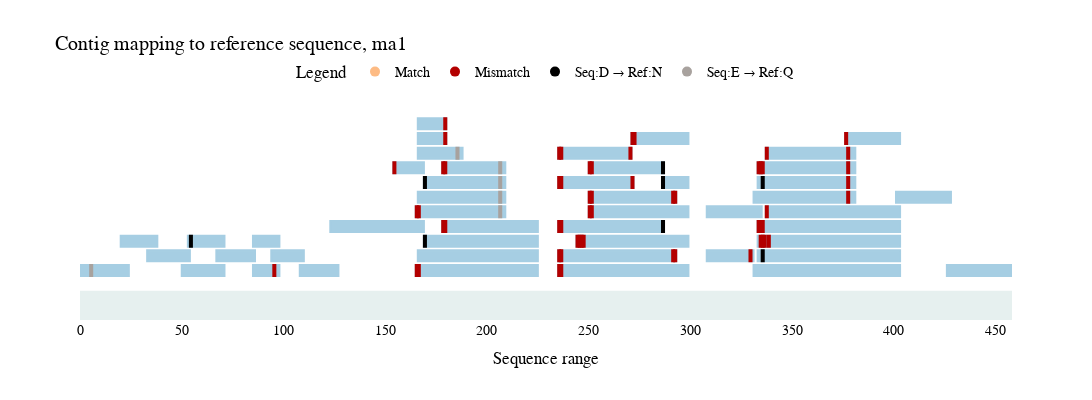

Notebook code for this chart:
### Code cell
map.mapping_substitutions(mapped_sequences = mapped_contigs,
                          prot_seq = protein_norm,
                          title= f"Contig mapping to reference sequence, {run}",
                          contig_colors = get_colors_from_run("nanobodies", is_scaffold=False),
                          match_color = get_colors_from_run("bsa", is_scaffold=False),
                          output_file=f"fig_X_{run}_substitution_map_contigs_dbg.svg",
                          output_folder="."
                          )

### Figure 1 — Plotly figure (JSON) as saved in the notebook; plotly's stock layout.template omitted (floating-point values rounded to 4 significant figures)
{"data": [{"marker": {"color": "#fdbb84", "size": 10}, "mode": "markers", "name": "Match", "type": "scatter", "x": [null], "y": [null]}, {"marker": {"color": "#b30000", "size": 10}, "mode": "markers", "name": "Mismatch", "type": "scatter", "x": [null], "y": [null]}, {"marker": {"color": "#000000", "size": 10}, "mode": "markers", "name": "Seq:D → Ref:N", "type": "scatter", "x": [null], "y": [null]}, {"marker": {"color": "#A8A29E", "size": 10}, "mode": "markers", "name": "Seq:E → Ref:Q", "type": "scatter", "x": [null], "y": [null]}], "layout": {"font": {"color": "black", "family": "Arial, sans-serif", "size": 14}, "height": 400, "legend": {"orientation": "h", "title": {"text": "Legend"}, "x": 0.5, "xanchor": "center", "y": 1.05, "yanchor": "bottom"}, "plot_bgcolor": "white", "shapes": [{"fillcolor": "#e6f0ef", "line": {"width": 0}, "type": "rect", "x0": 0, "x1": 458, "y0": 0, "y1": 0.2}, {"fillcolor": "#a6cee3", "line": {"color": "#a6cee3"}, "type": "rect", "x0": 331, "x1": 403, "y0": 0.3, "y1": 0.375}, {"fillcolor": "#a6cee3", "line": {"color": "#a6cee3"}, "type": "rect", "x0": 333, "x1": 403, "y0": 0.4, "y1": 0.475}, {"fillcolor": "#000000", "line": {"color": "#000000"}, "type": "rect", "x0": 335, "x1": 336, "y0": 0.4, "y1": 0.475}, {"fillcolor": "#a6cee3", "line": {"color": "#a6cee3"}, "type": "rect", "x0": 333, "x1": 403, "y0": 0.5, "y1": 0.575}, {"fillcolor": "#b30000", "line": {"color": "#b30000"}, "type": "rect", "x0": 334, "x1": 335, "y0": 0.5, "y1": 0.575}, {"fillcolor": "#b30000", "line": {"color": "#b30000"}, "type": "rect", "x0": 335, "x1": 336, "y0": 0.5, "y1": 0.575}, {"fillcolor": "#b30000", "line": {"color": "#b30000"}, "type": "rect", "x0": 336, "x1": 337, "y0": 0.5, "y1": 0.575}, {"fillcolor": "#b30000", "line": {"color": "#b30000"}, "type": "rect", "x0": 338, "x1": 339, "y0": 0.5, "y1": 0.575}, {"fillcolor": "#a6cee3", "line": {"color": "#a6cee3"}, "type": "rect", "x0": 333, "x1": 403, "y0": 0.6, "y1": 0.675}, {"fillcolor": "#b30000", "line": {"color": "#b30000"}, "type": "rect", "x0": 333, "x1": 334, "y0": 0.6, "y1": 0.675}, {"fillcolor": "#b30000", "line": {"color": "#b30000"}, "type": "rect", "x0": 334, "x1": 335, "y0": 0.6, "y1": 0.675}, {"fillcolor": "#b30000", "line": {"color": "#b30000"}, "type": "rect", "x0": 335, "x1": 336, "y0": 0.6, "y1": 0.675}, {"fillcolor": "#a6cee3", "line": {"color": "#a6cee3"}, "type": "rect", "x0": 337, "x1": 403, "y0": 0.7, "y1": 0.775}, {"fillcolor": "#b30000", "line": {"color": "#b30000"}, "type": "rect", "x0": 337, "x1": 338, "y0": 0.7, "y1": 0.775}, {"fillcolor": "#a6cee3", "line": {"color": "#a6cee3"}, "type": "rect", "x0": 235, "x1": 299, "y0": 0.3, "y1": 0.375}, {"fillcolor": "#b30000", "line": {"color": "#b30000"}, "type": "rect", "x0": 235, "x1": 236, "y0": 0.3, "y1": 0.375}, {"fillcolor": "#b30000", "line": {"color": "#b30000"}, "type": "rect", "x0": 236, "x1": 237, "y0": 0.3, "y1": 0.375}, {"fillcolor": "#a6cee3", "line": {"color": "#a6cee3"}, "type": "rect", "x0": 165, "x1": 225, "y0": 0.3, "y1": 0.375}, {"fillcolor": "#b30000", "line": {"color": "#b30000"}, "type": "rect", "x0": 165, "x1": 166, "y0": 0.3, "y1": 0.375}, {"fillcolor": "#b30000", "line": {"color": "#b30000"}, "type": "rect", "x0": 166, "x1": 167, "y0": 0.3, "y1": 0.375}, {"fillcolor": "#a6cee3", "line": {"color": "#a6cee3"}, "type": "rect", "x0": 166, "x1": 225, "y0": 0.4, "y1": 0.475}, {"fillcolor": "#a6cee3", "line": {"color": "#a6cee3"}, "type": "rect", "x0": 235, "x1": 293, "y0": 0.4, "y1": 0.475}, {"fillcolor": "#b30000", "line": {"color": "#b30000"}, "type": "rect", "x0": 235, "x1": 236, "y0": 0.4, "y1": 0.475}, {"fillcolor": "#b30000", "line": {"color": "#b30000"}, "type": "rect", "x0": 236, "x1": 237, "y0": 0.4, "y1": 0.475}, {"fillcolor": "#b30000", "line": {"color": "#b30000"}, "type": "rect", "x0": 291, "x1": 292, "y0": 0.4, "y1": 0.475}, {"fillcolor": "#b30000", "line": {"color": "#b30000"}, "type": "rect", "x0": 292, "x1": 293, "y0": 0.4, "y1": 0.475}, {"fillcolor": "#a6cee3", "line": {"color": "#a6cee3"}, "type": "rect", "x0": 169, "x1": 225, "y0": 0.5, "y1": 0.575}, {"fillcolor": "#000000", "line": {"color": "#000000"}, "type": "rect", "x0": 169, "x1": 170, "y0": 0.5, "y1": 0.575}, {"fillcolor": "#a6cee3", "line": {"color": "#a6cee3"}, "type": "rect", "x0": 244, "x1": 299, "y0": 0.5, "y1": 0.575}, {"fillcolor": "#b30000", "line": {"color": "#b30000"}, "type": "rect", "x0": 244, "x1": 245, "y0": 0.5, "y1": 0.575}, {"fillcolor": "#b30000", "line": {"color": "#b30000"}, "type": "rect", "x0": 245, "x1": 246, "y0": 0.5, "y1": 0.575}, {"fillcolor": "#b30000", "line": {"color": "#b30000"}, "type": "rect", "x0": 246, "x1": 247, "y0": 0.5, "y1": 0.575}, {"fillcolor": "#b30000", "line": {"color": "#b30000"}, "type": "rect", "x0": 247, "x1": 248, "y0": 0.5, "y1": 0.575}, {"fillcolor": "#a6cee3", "line": {"color": "#a6cee3"}, "type": "rect", "x0": 235, "x1": 287, "y0": 0.6, "y1": 0.675}, {"fillcolor": "#b30000", "line": {"color": "#b30000"}, "type": "rect", "x0": 235, "x1": 236, "y0": 0.6, "y1": 0.675}, {"fillcolor": "#b30000", "line": {"color": "#b30000"}, "type": "rect", "x0": 236, "x1": 237, "y0": 0.6, "y1": 0.675}, {"fillcolor": "#000000", "line": {"color": "#000000"}, "type": "rect", "x0": 286, "x1": 287, "y0": 0.6, "y1": 0.675}, {"fillcolor": "#a6cee3", "line": {"color": "#a6cee3"}, "type": "rect", "x0": 331, "x1": 381, "y0": 0.8, "y1": 0.875}, {"fillcolor": "#b30000", "line": {"color": "#b30000"}, "type": "rect", "x0": 377, "x1": 378, "y0": 0.8, "y1": 0.875}, {"fillcolor": "#a6cee3", "line": {"color": "#a6cee3"}, "type": "rect", "x0": 250, "x1": 299, "y0": 0.7, "y1": 0.775}, {"fillcolor": "#b30000", "line": {"color": "#b30000"}, "type": "rect", "x0": 250, "x1": 251, "y0": 0.7, "y1": 0.775}, {"fillcolor": "#b30000", "line": {"color": "#b30000"}, "type": "rect", "x0": 251, "x1": 252, "y0": 0.7, "y1": 0.775}, {"fillcolor": "#a6cee3", "line": {"color": "#a6cee3"}, "type": "rect", "x0": 333, "x1": 381, "y0": 0.9, "y1": 0.975}, {"fillcolor": "#000000", "line": {"color": "#000000"}, "type": "rect", "x0": 335, "x1": 336, "y0": 0.9, "y1": 0.975}, {"fillcolor": "#b30000", "line": {"color": "#b30000"}, "type": "rect", "x0": 377, "x1": 378, "y0": 0.9, "y1": 0.975}, {"fillcolor": "#a6cee3", "line": {"color": "#a6cee3"}, "type": "rect", "x0": 333, "x1": 381, "y0": 1, "y1": 1.075}, {"fillcolor": "#b30000", "line": {"color": "#b30000"}, "type": "rect", "x0": 333, "x1": 334, "y0": 1, "y1": 1.075}, {"fillcolor": "#b30000", "line": {"color": "#b30000"}, "type": "rect", "x0": 334, "x1": 335, "y0": 1, "y1": 1.075}, {"fillcolor": "#b30000", "line": {"color": "#b30000"}, "type": "rect", "x0": 335, "x1": 336, "y0": 1, "y1": 1.075}, {"fillcolor": "#b30000", "line": {"color": "#b30000"}, "type": "rect", "x0": 377, "x1": 378, "y0": 1, "y1": 1.075}, {"fillcolor": "#a6cee3", "line": {"color": "#a6cee3"}, "type": "rect", "x0": 178, "x1": 225, "y0": 0.6, "y1": 0.675}, {"fillcolor": "#b30000", "line": {"color": "#b30000"}, "type": "rect", "x0": 178, "x1": 179, "y0": 0.6, "y1": 0.675}, {"fillcolor": "#b30000", "line": {"color": "#b30000"}, "type": "rect", "x0": 179, "x1": 180, "y0": 0.6, "y1": 0.675}, {"fillcolor": "#a6cee3", "line": {"color": "#a6cee3"}, "type": "rect", "x0": 123, "x1": 169, "y0": 0.6, "y1": 0.675}, {"fillcolor": "#a6cee3", "line": {"color": "#a6cee3"}, "type": "rect", "x0": 337, "x1": 381, "y0": 1.1, "y1": 1.175}, {"fillcolor": "#b30000", "line": {"color": "#b30000"}, "type": "rect", "x0": 337, "x1": 338, "y0": 1.1, "y1": 1.175}, {"fillcolor": "#b30000", "line": {"color": "#b30000"}, "type": "rect", "x0": 377, "x1": 378, "y0": 1.1, "y1": 1.175}, {"fillcolor": "#a6cee3", "line": {"color": "#a6cee3"}, "type": "rect", "x0": 165, "x1": 209, "y0": 0.7, "y1": 0.775}, {"fillcolor": "#b30000", "line": {"color": "#b30000"}, "type": "rect", "x0": 165, "x1": 166, "y0": 0.7, "y1": 0.775}, {"fillcolor": "#b30000", "line": {"color": "#b30000"}, "type": "rect", "x0": 166, "x1": 167, "y0": 0.7, "y1": 0.775}, {"fillcolor": "#A8A29E", "line": {"color": "#A8A29E"}, "type": "rect", "x0": 206, "x1": 207, "y0": 0.7, "y1": 0.775}, {"fillcolor": "#a6cee3", "line": {"color": "#a6cee3"}, "type": "rect", "x0": 250, "x1": 293, "y0": 0.8, "y1": 0.875}, {"fillcolor": "#b30000", "line": {"color": "#b30000"}, "type": "rect", "x0": 250, "x1": 251, "y0": 0.8, "y1": 0.875}, {"fillcolor": "#b30000", "line": {"color": "#b30000"}, "type": "rect", "x0": 251, "x1": 252, "y0": 0.8, "y1": 0.875}, {"fillcolor": "#b30000", "line": {"color": "#b30000"}, "type": "rect", "x0": 291, "x1": 292, "y0": 0.8, "y1": 0.875}, {"fillcolor": "#b30000", "line": {"color": "#b30000"}, "type": "rect", "x0": 292, "x1": 293, "y0": 0.8, "y1": 0.875}, {"fillcolor": "#a6cee3", "line": {"color": "#a6cee3"}, "type": "rect", "x0": 166, "x1": 209, "y0": 0.8, "y1": 0.875}, {"fillcolor": "#A8A29E", "line": {"color": "#A8A29E"}, "type": "rect", "x0": 206, "x1": 207, "y0": 0.8, "y1": 0.875}, {"fillcolor": "#a6cee3", "line": {"color": "#a6cee3"}, "type": "rect", "x0": 169, "x1": 209, "y0": 0.9, "y1": 0.975}, {"fillcolor": "#000000", "line": {"color": "#000000"}, "type": "rect", "x0": 169, "x1": 170, "y0": 0.9, "y1": 0.975}, {"fillcolor": "#A8A29E", "line": {"color": "#A8A29E"}, "type": "rect", "x0": 206, "x1": 207, "y0": 0.9, "y1": 0.975}, {"fillcolor": "#a6cee3", "line": {"color": "#a6cee3"}, "type": "rect", "x0": 235, "x1": 272, "y0": 0.9, "y1": 0.975}, {"fillcolor": "#b30000", "line": {"color": "#b30000"}, "type": "rect", "x0": 235, "x1": 236, "y0": 0.9, "y1": 0.975}, {"fillcolor": "#b30000", "line": {"color": "#b30000"}, "type": "rect", "x0": 236, "x1": 237, "y0": 0.9, "y1": 0.975}, {"fillcolor": "#b30000", "line": {"color": "#b30000"}, "type": "rect", "x0": 271, "x1": 272, "y0": 0.9, "y1": 0.975}, {"fillcolor": "#a6cee3", "line": {"color": "#a6cee3"}, "type": "rect", "x0": 250, "x1": 287, "y0": 1, "y1": 1.075}, {"fillcolor": "#b30000", "line": {"color": "#b30000"}, "type": "rect", "x0": 250, "x1": 251, "y0": 1, "y1": 1.075}, {"fillcolor": "#b30000", "line": {"color": "#b30000"}, "type": "rect", "x0": 251, "x1": 252, "y0": 1, "y1": 1.075}, {"fillcolor": "#000000", "line": {"color": "#000000"}, "type": "rect", "x0": 286, "x1": 287, "y0": 1, "y1": 1.075}, {"fillcolor": "#a6cee3", "line": {"color": "#a6cee3"}, "type": "rect", "x0": 235, "x1": 271, "y0": 1.1, "y1": 1.175}, {"fillcolor": "#b30000", "line": {"color": "#b30000"}, "type": "rect", "x0": 235, "x1": 236, "y0": 1.1, "y1": 1.175}, {"fillcolor": "#b30000", "line": {"color": "#b30000"}, "type": "rect", "x0": 236, "x1": 237, "y0": 1.1, "y1": 1.175}, {"fillcolor": "#b30000", "line": {"color": "#b30000"}, "type": "rect", "x0": 270, "x1": 271, "y0": 1.1, "y1": 1.175}, {"fillcolor": "#a6cee3", "line": {"color": "#a6cee3"}, "type": "rect", "x0": 426, "x1": 458, "y0": 0.3, "y1": 0.375}, {"fillcolor": "#a6cee3", "line": {"color": "#a6cee3"}, "type": "rect", "x0": 178, "x1": 209, "y0": 1, "y1": 1.075}, {"fillcolor": "#b30000", "line": {"color": "#b30000"}, "type": "rect", "x0": 178, "x1": 179, "y0": 1, "y1": 1.075}, {"fillcolor": "#b30000", "line": {"color": "#b30000"}, "type": "rect", "x0": 179, "x1": 180, "y0": 1, "y1": 1.075}, {"fillcolor": "#A8A29E", "line": {"color": "#A8A29E"}, "type": "rect", "x0": 206, "x1": 207, "y0": 1, "y1": 1.075}, {"fillcolor": "#a6cee3", "line": {"color": "#a6cee3"}, "type": "rect", "x0": 271, "x1": 299, "y0": 1.2, "y1": 1.275}, {"fillcolor": "#b30000", "line": {"color": "#b30000"}, "type": "rect", "x0": 271, "x1": 272, "y0": 1.2, "y1": 1.275}, {"fillcolor": "#b30000", "line": {"color": "#b30000"}, "type": "rect", "x0": 272, "x1": 273, "y0": 1.2, "y1": 1.275}, {"fillcolor": "#a6cee3", "line": {"color": "#a6cee3"}, "type": "rect", "x0": 308, "x1": 335, "y0": 0.7, "y1": 0.775}, {"fillcolor": "#a6cee3", "line": {"color": "#a6cee3"}, "type": "rect", "x0": 401, "x1": 428, "y0": 0.8, "y1": 0.875}, {"fillcolor": "#a6cee3", "line": {"color": "#a6cee3"}, "type": "rect", "x0": 376, "x1": 403, "y0": 1.2, "y1": 1.275}, {"fillcolor": "#b30000", "line": {"color": "#b30000"}, "type": "rect", "x0": 376, "x1": 377, "y0": 1.2, "y1": 1.275}, {"fillcolor": "#a6cee3", "line": {"color": "#a6cee3"}, "type": "rect", "x0": 0, "x1": 24, "y0": 0.3, "y1": 0.375}, {"fillcolor": "#A8A29E", "line": {"color": "#A8A29E"}, "type": "rect", "x0": 5, "x1": 6, "y0": 0.3, "y1": 0.375}, {"fillcolor": "#a6cee3", "line": {"color": "#a6cee3"}, "type": "rect", "x0": 308, "x1": 331, "y0": 0.4, "y1": 0.475}, {"fillcolor": "#b30000", "line": {"color": "#b30000"}, "type": "rect", "x0": 329, "x1": 330, "y0": 0.4, "y1": 0.475}, {"fillcolor": "#a6cee3", "line": {"color": "#a6cee3"}, "type": "rect", "x0": 166, "x1": 188, "y0": 1.1, "y1": 1.175}, {"fillcolor": "#A8A29E", "line": {"color": "#A8A29E"}, "type": "rect", "x0": 185, "x1": 186, "y0": 1.1, "y1": 1.175}, {"fillcolor": "#a6cee3", "line": {"color": "#a6cee3"}, "type": "rect", "x0": 50, "x1": 71, "y0": 0.3, "y1": 0.375}, {"fillcolor": "#a6cee3", "line": {"color": "#a6cee3"}, "type": "rect", "x0": 33, "x1": 54, "y0": 0.4, "y1": 0.475}, {"fillcolor": "#a6cee3", "line": {"color": "#a6cee3"}, "type": "rect", "x0": 67, "x1": 86, "y0": 0.4, "y1": 0.475}, {"fillcolor": "#a6cee3", "line": {"color": "#a6cee3"}, "type": "rect", "x0": 108, "x1": 127, "y0": 0.3, "y1": 0.375}, {"fillcolor": "#a6cee3", "line": {"color": "#a6cee3"}, "type": "rect", "x0": 53, "x1": 71, "y0": 0.5, "y1": 0.575}, {"fillcolor": "#000000", "line": {"color": "#000000"}, "type": "rect", "x0": 54, "x1": 55, "y0": 0.5, "y1": 0.575}, {"fillcolor": "#a6cee3", "line": {"color": "#a6cee3"}, "type": "rect", "x0": 20, "x1": 38, "y0": 0.5, "y1": 0.575}, {"fillcolor": "#a6cee3", "line": {"color": "#a6cee3"}, "type": "rect", "x0": 94, "x1": 110, "y0": 0.4, "y1": 0.475}, {"fillcolor": "#a6cee3", "line": {"color": "#a6cee3"}, "type": "rect", "x0": 154, "x1": 169, "y0": 1, "y1": 1.075}, {"fillcolor": "#b30000", "line": {"color": "#b30000"}, "type": "rect", "x0": 154, "x1": 155, "y0": 1, "y1": 1.075}, {"fillcolor": "#a6cee3", "line": {"color": "#a6cee3"}, "type": "rect", "x0": 166, "x1": 180, "y0": 1.2, "y1": 1.275}, {"fillcolor": "#b30000", "line": {"color": "#b30000"}, "type": "rect", "x0": 179, "x1": 180, "y0": 1.2, "y1": 1.275}, {"fillcolor": "#a6cee3", "line": {"color": "#a6cee3"}, "type": "rect", "x0": 166, "x1": 180, "y0": 1.3, "y1": 1.375}, {"fillcolor": "#b30000", "line": {"color": "#b30000"}, "type": "rect", "x0": 179, "x1": 180, "y0": 1.3, "y1": 1.375}, {"fillcolor": "#a6cee3", "line": {"color": "#a6cee3"}, "type": "rect", "x0": 286, "x1": 299, "y0": 0.9, "y1": 0.975}, {"fillcolor": "#000000", "line": {"color": "#000000"}, "type": "rect", "x0": 286, "x1": 287, "y0": 0.9, "y1": 0.975}, {"fillcolor": "#a6cee3", "line": {"color": "#a6cee3"}, "type": "rect", "x0": 85, "x1": 98, "y0": 0.3, "y1": 0.375}, {"fillcolor": "#b30000", "line": {"color": "#b30000"}, "type": "rect", "x0": 95, "x1": 96, "y0": 0.3, "y1": 0.375}, {"fillcolor": "#a6cee3", "line": {"color": "#a6cee3"}, "type": "rect", "x0": 85, "x1": 98, "y0": 0.5, "y1": 0.575}], "showlegend": true, "title": {"text": "Contig mapping to reference sequence, ma1"}, "width": 1200, "xaxis": {"range": [0, 458], "showgrid": false, "title": {"text": "Sequence range"}}, "yaxis": {"range": [0, 1.5], "showgrid": false, "showticklabels": false, "zeroline": false}}}
